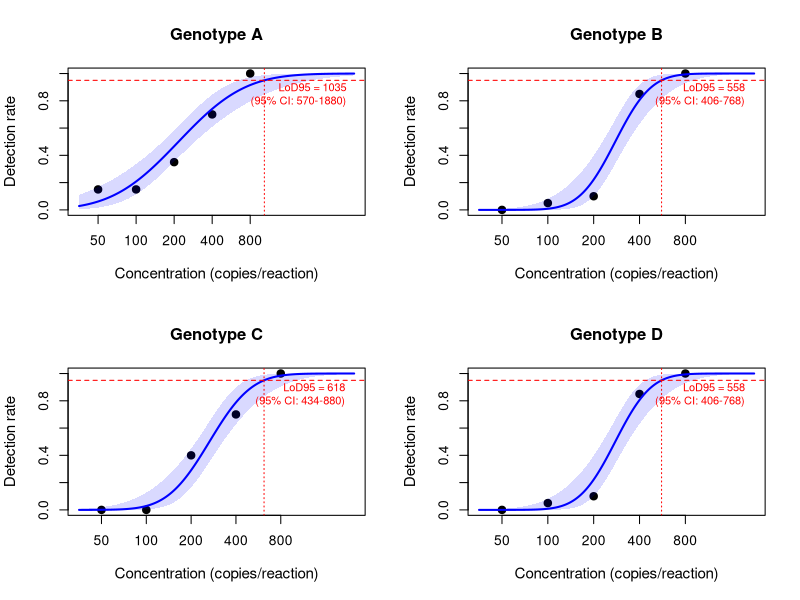

Write R code to recreate this figure.
conc <- c(800, 400, 200, 100, 50)
n <- rep(20, 5)

pos_A <- c(20, 14, 7, 3, 3)
pos_B <- c(20, 17, 2, 1, 0)
pos_C <- c(20, 14, 8, 0, 0)
pos_D <- c(20, 17, 2, 1, 0)

calc_lod95 <- function(pos, n, conc) {
  model <- glm(cbind(pos, n - pos) ~ log2(conc),
               family = binomial(link = "probit"))
  b0 <- coef(model)[1]
  b1 <- coef(model)[2]

  lod95_log2 <- (qnorm(0.95) - b0) / b1
  lod95 <- 2^lod95_log2

  vcov_mat <- vcov(model)
  var_b0 <- vcov_mat[1, 1]
  var_b1 <- vcov_mat[2, 2]
  cov_b0b1 <- vcov_mat[1, 2]

  d_b0 <- -1 / b1
  d_b1 <- -(qnorm(0.95) - b0) / b1^2
  var_lod95 <- d_b0^2 * var_b0 + d_b1^2 * var_b1 + 2 * d_b0 * d_b1 * cov_b0b1
  se_lod95 <- sqrt(var_lod95)

  ci_lower <- 2^(lod95_log2 - 1.96 * se_lod95)
  ci_upper <- 2^(lod95_log2 + 1.96 * se_lod95)

  return(list(model = model, lod95 = lod95, lod95_log2 = lod95_log2,
              ci_lower = ci_lower, ci_upper = ci_upper))
}

plot_probit <- function(pos, n, conc, name) {

  rate <- pos / n
  res <- calc_lod95(pos, n, conc)
  model <- res$model
  lod95 <- res$lod95
  lod95_log2 <- res$lod95_log2
  ci_lower <- res$ci_lower
  ci_upper <- res$ci_upper

  x_min <- log2(50) - 0.5
  x_max <- max(log2(800), log2(ci_upper)) + 1.5

  x_seq_conc <- 2^seq(x_min, x_max, length.out = 200)

  pred <- predict(model, newdata = data.frame(conc = x_seq_conc),
                  type = "link", se.fit = TRUE)
  fit_prob <- pnorm(pred$fit)
  lower_prob <- pnorm(pred$fit - 1.96 * pred$se.fit)
  upper_prob <- pnorm(pred$fit + 1.96 * pred$se.fit)

  plot(log2(conc), rate,
       xlab = "Concentration (copies/reaction)",
       ylab = "Detection rate",
       xaxt = "n", xlim = c(x_min, x_max), ylim = c(0, 1),
       pch = 19, cex = 1.2, cex.lab = 1.1,
       main = paste("Genotype", name))

  axis(1, at = log2(c(50, 100, 200, 400, 800)),
       labels = c(50, 100, 200, 400, 800))

  polygon(c(log2(x_seq_conc), rev(log2(x_seq_conc))),
          c(lower_prob, rev(upper_prob)),
          col = rgb(0, 0, 1, 0.15), border = NA)

  lines(log2(x_seq_conc), fit_prob, col = "blue", lwd = 2)

  abline(h = 0.95, lty = 2, col = "red")

  abline(v = lod95_log2, lty = 3, col = "red")

  text(x = x_max - 0.2, y = 0.85,
       labels = paste0("LoD95 = ", round(lod95, 0),
                       "\n(95% CI: ", round(ci_lower, 0), "-", round(ci_upper, 0), ")"),
       adj = 1, cex = 0.8, col = "red")
}

pdf("qPCR.20rep.lod95.pdf")
par(mfrow = c(2, 2))
plot_probit(pos_A, n, conc, "A")
plot_probit(pos_B, n, conc, "B")
plot_probit(pos_C, n, conc, "C")
plot_probit(pos_D, n, conc, "D")
par(mfrow = c(1, 1))
dev.off()
